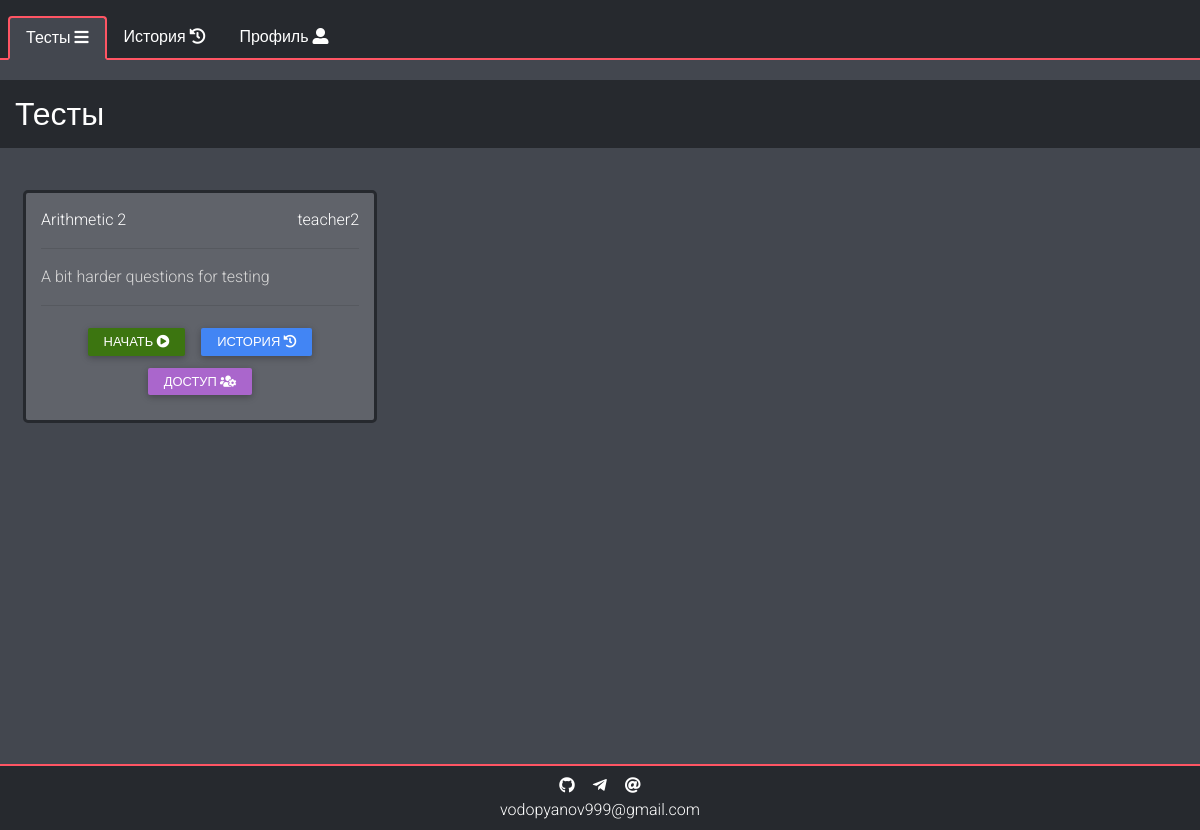
Page /all_tests (signed in) on the committed database.
### data/tests.py (models this page shows, shortened)
class Test(SqlAlchemyBase):
    __tablename__ = 'tests'
    id = sqlalchemy.Column(sqlalchemy.Integer,
                           primary_key=True, autoincrement=True)
    name = sqlalchemy.Column(sqlalchemy.String, nullable=False)
    description = sqlalchemy.Column(sqlalchemy.String, nullable=True)
    creator_id = sqlalchemy.Column(sqlalchemy.Integer, sqlalchemy.ForeignKey("users.id"))
    creator = orm.relation("User")
    questions = orm.relation("Question", back_populates='test')
    statistics = orm.relation("Result", back_populates='test')
    groups = orm.relation("Group",
                          secondary="groups_to_tests")

### data/users.py (models this page shows, shortened)
class User(SqlAlchemyBase, UserMixin):
    __tablename__ = 'users'
    id = sqlalchemy.Column(sqlalchemy.Integer,
                           primary_key=True, autoincrement=True)
    nickname = sqlalchemy.Column(sqlalchemy.String, unique=True, nullable=False)
    hashed_password = sqlalchemy.Column(sqlalchemy.String, nullable=True)
    creator_id = sqlalchemy.Column(sqlalchemy.Integer, sqlalchemy.ForeignKey("users.id"))
    type_id = sqlalchemy.Column(sqlalchemy.Integer,
                                sqlalchemy.ForeignKey("user_types.id"), default=3)
    secret_code = sqlalchemy.Column(sqlalchemy.String, nullable=False)
    chat_id = sqlalchemy.Column(sqlalchemy.Integer, nullable=True, default=0)
    results = orm.relation("Result", back_populates='user')
    user_type = orm.relation("UserType")
    notifications = orm.relation("Notification", back_populates='user')
    created = orm.relation("User")
    tests = orm.relation("Test", back_populates='creator')
    created_groups = orm.relation("Group", back_populates='creator')
    groups = orm.relation("Group",
                          secondary="groups_to_users")

### main.py (the view)
@app.route("/")
@app.route("/index")
@app.route("/all_tests")
@login_required
def index():
    try:
        if test_started():
            return redirect('/test')
        db = db_session.create_session()
        tests = db.query(Test).all()
        tests = list(test for test in tests if is_allowed(test, current_user))
        return render_template("all_tests.html",
                               title="Тесты",
                               tests=tests,
                               all_tests='active')
    except sa.orm.exc.DetachedInstanceError:
        return redirect('/')

### data/db_session.py (called while the page is built)
def create_session() -> Session:
    global __factory
    return __factory()

### main.py (called while the page is built)
@login_manager.user_loader
def load_user(user_id):
    session = db_session.create_session()
    session.expire_on_commit = False
    return session.query(User).get(user_id)

def is_allowed(test, user):
    return any(list(group.id in list(i.id for i in test.groups)
                    for group in user.groups)) \
           or test.creator == current_user \
           or current_user.type_id == 1

def test_started():
    db = db_session.create_session()
    if db.query(Result).filter(~Result.is_finished, Result.user == current_user).first():
        return True
    return False

### templates/all_tests.html
{% extends "base.html" %}
{% block content %}
<div class="row">
    <h2 class="header col-12">{{title}}</h2>
    {% if tests %}
    <div class="col-12 col-lg-10 col-xl-12 mx-auto my-4">
        <div class="row tests">
            {% for test in tests %}
            <div class="col-12 col-md-6 col-xl-4">
                <div class="test m-2">
                    <div class="row align-items-center test-header">
                        <div class="col-12 col-sm-8 text-left">
                            <div class="name">
                                {{test.name}}
                            </div>
                        </div>
                        <div class="col-12 col-sm-4 text-right">
                            <div class="name">
                                {% if test.creator %}{{test.creator.nickname}}{% else %}DELETED{% endif %}
                            </div>
                        </div>
                    </div>
                    {% if test.description%}
                    <hr>
                    <div class="row">
                        <div class="description col-12">{{test.description}}</div>
                    </div>
                    {% endif %}
                    <hr>
                    <div class="text-center mb-1">
                        <a href="/test/{{test.id}}" class="px-3 py-1 btn-start btn btn-success">
                            Начать <i class="fas fa-play-circle"></i>
                        </a>
                        <a href="/statistics/{{test.id}}" class="px-3 py-1 btn-start btn btn-primary">
                            История <i class="fas fa-history"></i>
                        </a>
                        {% if test.creator == current_user or current_user.type_id == 1 %}
                        <a href="/test_to_groups/{{test.id}}" class="px-3 py-1 btn-start btn btn-secondary">
                            Доступ <i class="fas fa-users-cog"></i>
                        </a>
                        {% endif %}
                    </div>
                </div>
            </div>
            {% endfor %}
        </div>
    </div>
    {% else %}
    <h4 class="header header-alert col-12">
        У вас нет доступа ни к одному тесту
    </h4>
    {% endif %}
</div>
{% endblock %}

### static/css/variables.css (style rules this page uses)
:root { --a: #26292e; --b: #ff5564; --c: #36383e; --d: #60636a; --e: #51535c; --f: #82848a; --g: #43474f; --background: var(--g); --font-dark: #000; --font-light: #fff; --link-font: #44a4ff; --test-border: var(--a); --test-font: #fff; --test-description-font: #d8d8d8; --test-background: var(--d); --question-border: var(--a); --question-border-chosen: var(--b); --question-background: var(--c); --question-answer-background: var(--f); --question-chosen: #659e3a; --question-font: #fff; --question-font-header: #e0e0e0; --question-answer-font: #000; --result-border: var(--f); --result-background-dark: var(--a); --result-background-light: var(--c); --result-font: #fff; --result-correct: #629c53; --result-incorrect: #7d4949; --result-font-correct: #fff; --nav-border: var(--b); --nav-border-hover: var(--a); --nav-border-width: 2px; --nav-background: var(--a); --nav-background-active: var(--g); --nav-background-hover: var(--c); --nav-font: #fff; --nav-font-active: #fff; --nav-font-hover: #fff; --list-item-border: var(--c); --list-item-font: #fff; --list-item-notification-font: #fff; --list-item-notification-font-hover: #fafafa; --list-item-dark-font-hover: #000; --list-item-background: var(--f); --list-item-background-dark: var(--e); --list-item-notification-background: var(--d); --list-item-notification-background-hover: var(--f); --list-item-background-dark-hover: var(--f); --list-item-profile-font-hover: #fff; --list-item-profile-background-hover: var(--f); --list-item-danger: #dc3545; --header-background: var(--a); --header-alert-background: #59739e; --header-font: #fff; --success: #3c7510; --btn-danger: #c11324; --delete-link: #b70000; --contacts-background: var(--a); --contacts-font: #fff; --contacts-font-hover: #aaa; --card-background: var(--c); --card-border: var(--b); --card-font: #fff; }

### static/css/test.css (style rules this page uses)
.test { border: 3px solid var(--test-border); color: var(--test-font); padding: 15px; border-radius: 5px; background-color: var(--test-background); }
.description { color: var(--test-description-font); }

### static/css/utilities.css (style rules this page uses)
html { overflow: auto; }
body { background-color: var(--background); overflow-y: scroll; overflow-x: hidden; font-family: "Roboto",sans-serif; font-weight: 300; }
.header { margin-top: 20px; padding: 15px; background-color: var(--header-background); margin-bottom: 10px; color: var(--header-font); }
.btn { padding: .44rem 1.4rem; }
.btn-success { background-color: var(--success)!important; border: var(--success)!important; }

### rows in the picture
Test: name "Arithmetic 2", creator.nickname "teacher2", description "A bit harder questions for testing"

### other values in the picture
{{ title }} "Тесты"
